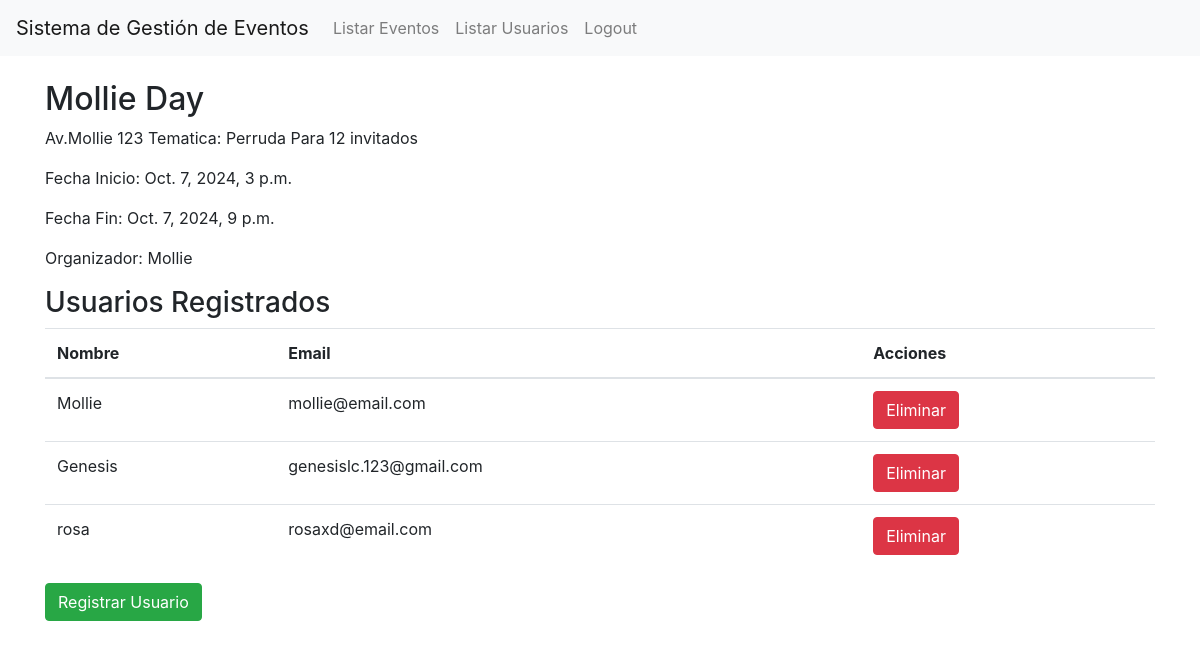
/ver_evento/2/ (signed in), run on the app's committed database.
### eventos/models.py (models this page shows, shortened)
class Evento(models.Model):
    nombre = models.CharField(max_length=255)
    descripcion = models.TextField()
    fecha_inicio = models.DateTimeField()
    fecha_fin = models.DateTimeField()
    organizador = models.ForeignKey(Usuario, on_delete=models.CASCADE, related_name='eventos_organizados')

class Usuario(AbstractUser):
    pass

class RegistroEvento(models.Model):
    usuario = models.ForeignKey(Usuario, on_delete=models.CASCADE)
    evento = models.ForeignKey(Evento, on_delete=models.CASCADE)
    fecha_registro = models.DateTimeField(auto_now_add=True)

### eventos/views.py (the view, shortened to what this page needs)
# urls.py: path('ver_evento/<int:evento_id>/', views.ver_evento, name='ver_evento'),
@login_required
def ver_evento(request, evento_id):
    evento = get_object_or_404(Evento, id=evento_id)
    registros = RegistroEvento.objects.filter(evento=evento)
    return render(request, 'ver_evento.html', {'evento': evento, 'registros': registros})

### eventos/templates/ver_evento.html (shortened to what this page needs)
{% extends 'base.html' %}
{% block content %}
<h2>{{ evento.nombre }}</h2>
<p>{{ evento.descripcion }}</p>
<p>Fecha Inicio: {{ evento.fecha_inicio }}</p>
<p>Fecha Fin: {{ evento.fecha_fin }}</p>
<p>Organizador: {{ evento.organizador }}</p>
<h3>Usuarios Registrados</h3>
<table class="table">
    <thead>
        <tr>
            <th>Nombre</th>
            <th>Email</th>
            <th>Acciones</th>
        </tr>
    </thead>
    <tbody>
        {% for registro in registros %}
        <tr>
            <td>{{ registro.usuario.username }}</td>
            <td>{{ registro.usuario.email }}</td>
            <td>
                <form method="post" action="{% url 'ver_evento' evento.id %}">
                    <button type="submit" name="accion" value="eliminar" class="btn btn-danger">Eliminar</button>
                </form>
            </td>
        </tr>
        {% endfor %}
    </tbody>
</table>
<a href="{% url 'registrar_usuario_evento' evento.id %}" class="btn btn-success">Registrar Usuario</a>
{% endblock %}

### data on the page
Evento: nombre "Mollie Day", descripcion "Av.Mollie 123 Tematica: Perruda Para 12 invitados", fecha_inicio "Oct. 7, 2024, 3 p.m.", fecha_fin "Oct. 7, 2024, 9 p.m.", organizador "Mollie"
RegistroEvento: usuario.username "Mollie", usuario.email "mollie@email.com"
RegistroEvento: usuario.username "Genesis", usuario.email "genesislc.123@gmail.com"
RegistroEvento: usuario.username "rosa", usuario.email "rosaxd@email.com"
